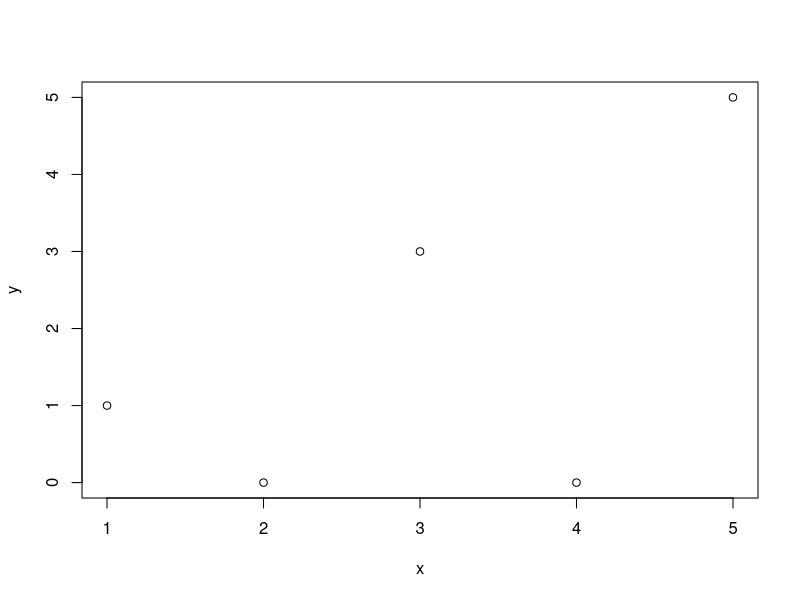
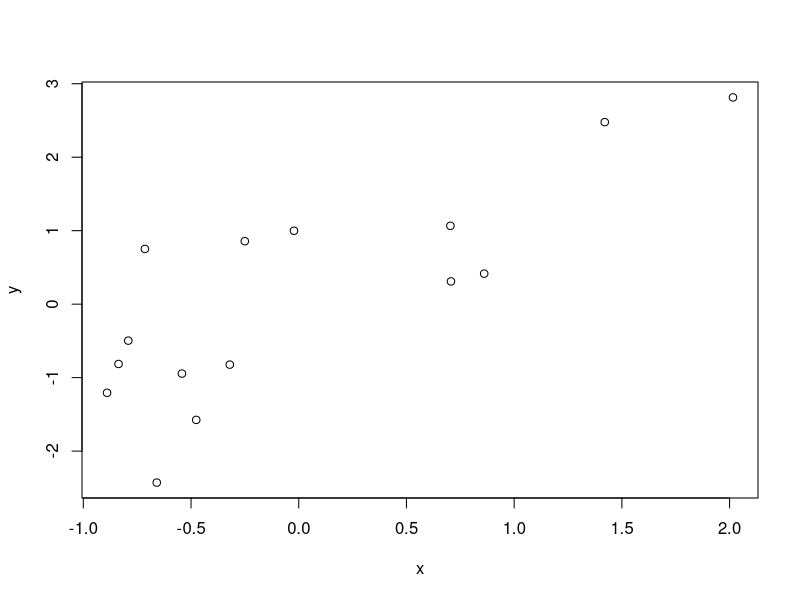
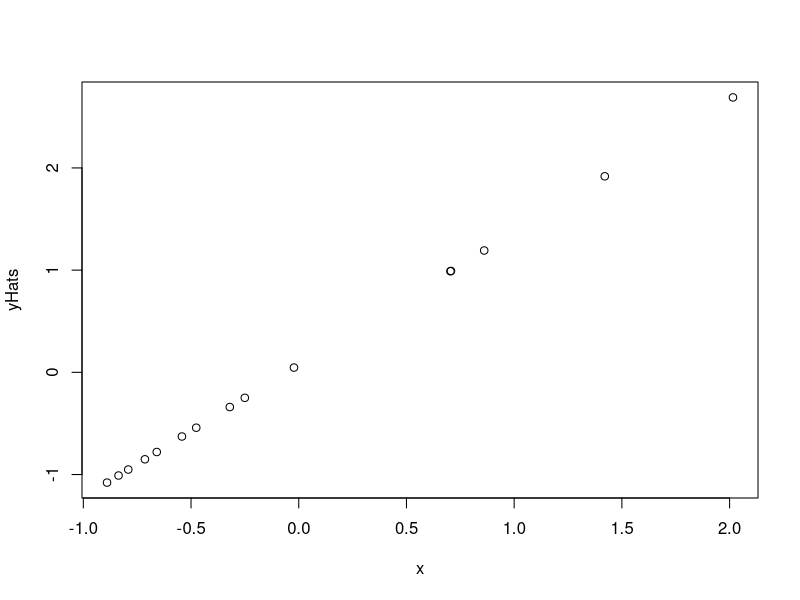

Write the R code that produced these figures, in order.
rm(list = ls())
# setwd("G:/mine/my_text/toronto_u/research/zhou/r/ml/ml_python/regression")
#setwd("~/ml_python/regression")
df = read.csv("data1.csv", header = T)
df
xyLm = lm(y~x, data = df)
xyLm
plot(df)
names(xyLm)
myResiduals = residuals(xyLm)
sum(myResiduals)
coef(xyLm)
effects(xyLm)
#rank(xyLm)
myFittedValues = fitted.values(xyLm)
xyLm$xlevels


# myXLevels = xlevels(xyLm)
# myXLevels
# rise = myFittedValues[2] - myFittedValues[1]
# rise
# run = myXLevels[2] - myXLevels[1]
# run
# slope = rise / run
# slope
# coefficients(xyLm)

myX = c(1, 2, 3)
xBar = mean(myX)
xBar
xCentered = myX - xBar
xCentered
sum(xCentered)

xyLm
newX = data.frame(x = 5)
predict(xyLm, newX)



## Predictions
x <- rnorm(15)
y <- x + rnorm(15)
plot(x, y)
valery = lm(y ~ x)
valery
yHats = predict(valery)
plot(x, yHats)
myResiduals = residuals(valery)
newX = data.frame(x=5.5)
predict(valery, newdata = newX)

new <- data.frame(x = seq(-3, 3, 0.5))
predict(lm(y ~ x), new)